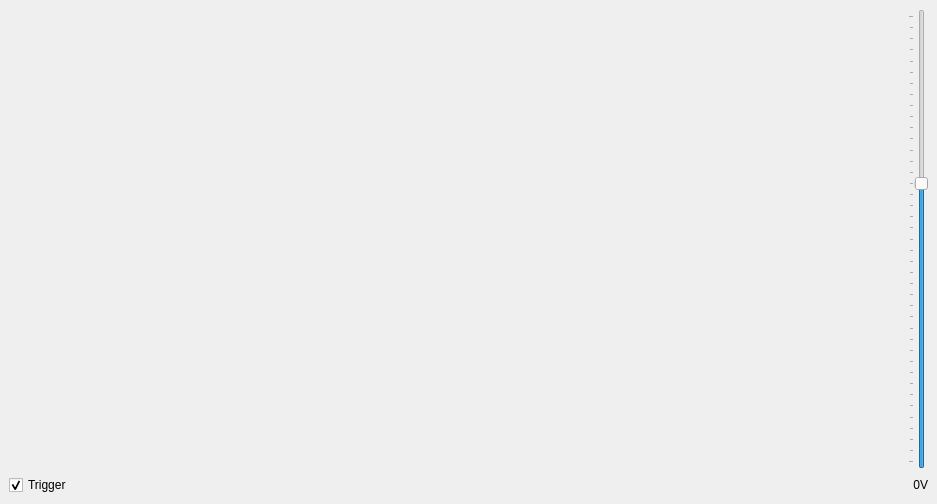
<?xml version="1.0" encoding="UTF-8"?>
<ui version="4.0">
 <class>MainWindow</class>
 <widget class="QMainWindow" name="MainWindow">
  <property name="geometry">
   <rect>
    <x>0</x>
    <y>0</y>
    <width>937</width>
    <height>504</height>
   </rect>
  </property>
  <property name="windowTitle">
   <string>Scope Triggering</string>
  </property>
  <widget class="QWidget" name="mainArea">
   <layout class="QVBoxLayout" name="verticalLayout">
    <item>
     <layout class="QHBoxLayout" name="horizontalLayout">
      <item>
       <widget class="QWidget" name="chartArea" native="true"/>
      </item>
      <item>
       <widget class="QSlider" name="slide_Trigger">
        <property name="maximum">
         <number>40</number>
        </property>
        <property name="value">
         <number>25</number>
        </property>
        <property name="orientation">
         <enum>Qt::Vertical</enum>
        </property>
        <property name="tickPosition">
         <enum>QSlider::TicksAbove</enum>
        </property>
       </widget>
      </item>
     </layout>
    </item>
    <item>
     <layout class="QHBoxLayout" name="horizontalLayout_3">
      <item>
       <widget class="QCheckBox" name="cb_Trigger">
        <property name="text">
         <string>Trigger</string>
        </property>
        <property name="checked">
         <bool>true</bool>
        </property>
       </widget>
      </item>
      <item>
       <widget class="QLabel" name="lbl_Trigger">
        <property name="text">
         <string>0V</string>
        </property>
        <property name="alignment">
         <set>Qt::AlignRight|Qt::AlignTrailing|Qt::AlignVCenter</set>
        </property>
       </widget>
      </item>
     </layout>
    </item>
   </layout>
  </widget>
 </widget>
 <resources/>
 <connections/>
</ui>
